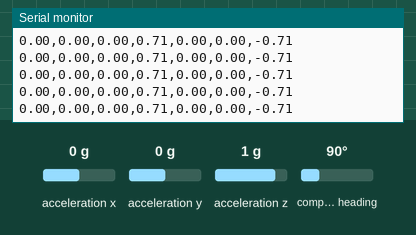
Recording of a sketch running on a simulated Arduino Mega 2560, built with avr-gcc and run on an emulated ATmega2560. On the bench: the last lines printed to the serial monitor. The test bench sets the inputs (shaded band); at power-on: compass heading 90°, acceleration x 0 g, acceleration y 0 g, acceleration z 1 g.

Above: at 3.2 s.
3.3 s: compass heading set to 7°
At 3.34 s:
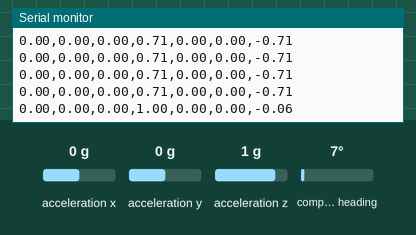
4.8 s: compass heading set to 180°
At 4.83 s:
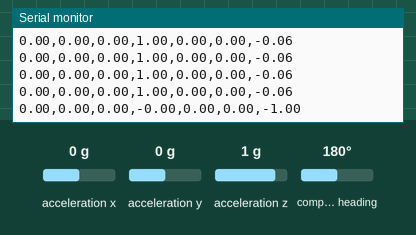
Timing chart, 0 to 7.8 s (numbered marks = the images above; inputs shaded):
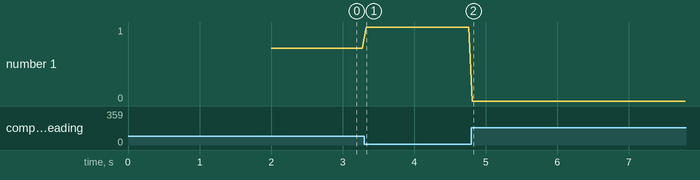

Measured:
- after the input at 3.3 s, the serial monitor: prints a new line at once (image 1)
- after the input at 4.8 s, the serial monitor: prints a new line at once (image 2)
- plotted number 1: 0.71 → 1 after the input at 3.3 s

The sketch:

IMU_Badminton_Gestures.ino
```cpp
#include <Wire.h>
#include <Adafruit_Sensor.h>
#include <Adafruit_BNO055.h>
#include <utility/imumaths.h>
#include <EEPROM.h>

/* delay between samples */
#define BNO055_SAMPLERATE_DELAY_MS (50)

Adafruit_BNO055 bno055_sensor = Adafruit_BNO055(1,BNO055_ADDRESS_A);

void setup(void)
{
  Serial.begin(115200);
  /* Inicializar el sensor */
  delay(1000);
  if(!bno055_sensor.begin())
  {
    while(1)
    {
      Serial.println
      ("Sensor BNO055 no detectado... revisar cableado I2C ADDR!");
      delay(100);
    }
  }
  Serial1.begin(115200);
  delay(1000);
  bno055_sensor.setExtCrystalUse(true);
}

void loop()
{
  // - Absolute Orientation -
  imu::Quaternion quat = bno055_sensor.getQuat();
  // - VECTOR_LINEARACCEL   - m/s^2
  imu::Vector<3> acce = bno055_sensor.getVector(Adafruit_BNO055::VECTOR_LINEARACCEL);

  String temp="";
  temp+=acce.x();
  temp+=",";
  temp+=acce.y();
  temp+=",";
  temp+=acce.z();
  temp+=",";
  temp+=quat.w();
  temp+=",";
  temp+=quat.x();
  temp+=",";
  temp+=quat.y();
  temp+=",";
  temp+=quat.z();


  /*Send over serial bluetooth*/
  Serial1.println(temp);
  Serial.println(temp);
  delay(BNO055_SAMPLERATE_DELAY_MS);
}
```
